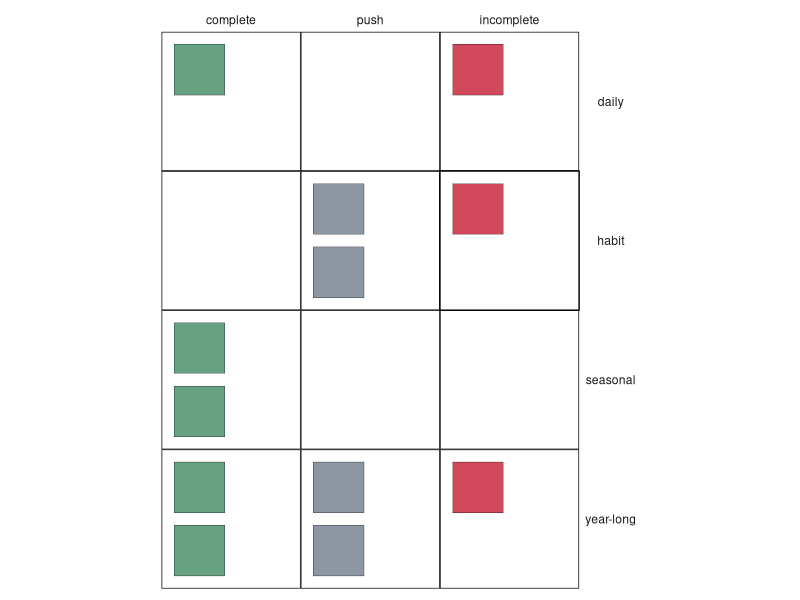

This figure's R source:
## ---- chunk 1
library(tidyverse)
library(ggplot2)
library(kableExtra)

type <- c('daily', 'daily', 'habit', 'habit', 'habit', 'seasonal', 'seasonal', 'year-long', 'year-long', 'year-long', 'year-long', 'year-long')
status <- factor(c('complete', 'incomplete', 'push', 'push', 'incomplete', 'complete', 'complete', 'complete', 'complete', 'push', 'push', 'incomplete'), levels = c('complete', 'push', 'incomplete'))

results <- data.frame(type, status)

# this works ------------------------------------
# ggplot(results, aes(x = status)) +
#   geom_dotplot(aes(fill = status), binwidth = .2) +
#   facet_grid(vars(type)) +
#   theme_minimal() +
#   theme(panel.background = element_rect(fill = NA, color = "black"),
#         panel.grid.major = element_blank(),
#         panel.grid.minor = element_blank(),
#         panel.spacing = unit(0, "lines"),
#         axis.title.y = element_blank(),
#         axis.ticks.y = element_blank(),
#         axis.text.y = element_blank(),
#         legend.position = "none",
#         strip.text.y = element_text(angle = 360)) +
#   scale_fill_manual(values=c("#66a182", "#8d96a3", "#d1495b"))
# ------------------------------------------------

rows <- 2
cols <- 2

results %>%
  arrange(status, type) %>%
  group_by(status, type) %>%
  mutate(num = row_number(),
         x_pos = (num - 1) %/% rows,
         y_pos = rows - (num - 1) %% rows - 1) %>%

  ggplot(aes(x = x_pos, y = y_pos, fill = status)) +
  geom_tile(color = "black", width = .8, height = .8) +
  coord_equal(xlim = c(0, cols) - 0.5,
              ylim = c(0, rows) - 0.5) +
  facet_grid(vars(type), vars(status)) +
  theme_minimal() +
  theme(panel.background = element_rect(fill = NA, color = "black"),
        panel.grid.major = element_blank(),
        panel.grid.minor = element_blank(),
        panel.spacing = unit(0, "lines"),
        axis.title.y = element_blank(),
        axis.ticks.y = element_blank(),
        axis.text.y = element_blank(),
        axis.title.x = element_blank(),
        axis.ticks.x = element_blank(),
        axis.text.x = element_blank(),
        legend.position = "none",
        strip.text.y = element_text(angle = 360)) +
  scale_fill_manual(values=c("#66a182", "#8d96a3", "#d1495b"))
## ---- chunk 2
results_table <- results %>%
  mutate(num = row_number())

emojis <- c(':thumbsup:', ':no_entry_sign:', ':white_circle:', ':white_circle:', ':no_entry_sign:', ':thumbsup:', ':thumbsup:', ':thumbsup:', ':thumbsup:', ':white_circle:', ':white_circle:', ':no_entry_sign:')

comments <- c(
  '**Better daily quiet time.** I wanted to have a more consistent and meaningful daily morning time reading Scripture. I set a plan to read the Old Testament once and New Testament twice over the course of the year. Although I missed about five days, I kept up and finished the plan on schedule.',
  '**Daily meditation.** My plan was to spend some time each day meditating in order to calm my mind from the fast past of business school. I ended up meditating for about five minutes immediately after my quiet time, but this habit ended by March.',
  '**Play guitar more.** In 2018, my time playing live music decreased after our move away from Virginia and the start of business school. I wanted to spend at least an hour a week practicing the guitar and learning songs. My goal was to learn one new song every month by heart. After three songs halfway memorized, this habit fell by the wayside in March as well.',
  "**Read more books.** I was hoping to be more intentional with how I spent my time as well as get to the mounting list of books I wanted to read - the goal was to read one book per month. Although I definitely read more, I didn't do a good job keeping track of my progress.",
  "**Get more fit.** I wanted to break my all time personal records (PRs) in bench press and deadlift (255 and 405 lbs, respectively). I went to the campus gym four days a week at 5:30am, but only managed to break my bench press PR (barely; I hit 260) due to several minor back injuries I sustained while deadlifting. I also performed poorly on the Navy's physical fitness test.",
  "**Go on spring break.** After being scared away from heading to Cancun due to the spectre of [dead seaweed](https://www.independent.co.uk/news/world/americas/rotting-seaweed-beaches-sargassum-mexico-carribbean-cancun-playa-del-carmen-tulum-a8978756.html) on the beach, we spent a week in Austin, Texas instead and loved it.",
  "**Go turkey and deer/bird hunting.** I spent an entire spring weekend hunting turkey with my brother-in-law on public land in southeastern Wisconsin, but we were unable to close the deal. In the fall, the two of us went pheasant hunting with our dogs and successfully bagged a few birds.",
  "**Save up for a house downpayment.** This was an exercise in futility. We don't plan to buy a house until after leaving the Navy a few years from now, and the fact that we're living on the edge of our budget with our current situation in Evanston meant we deprioritized this goal.",
  "**Create something.** I created an app called [BidVis](https://www.bradenlive.com/posts/bidvis/) using R. I also created this website. Finally, I came up with an idea to host a [military veterans panel](https://www.kellogg.northwestern.edu/executive-education/take-action/spark.aspx) for Kellogg Executive MBA students, which ended up being a great success.",
  "**Learn some business skills.** In combination with coursework at Kellogg and my work as a product manager intern at [Narrative Science](www.narrativescience.com), I learned to code in R and SQL, use Jira, and generally work in an Agile softward development environment.",
  "**Make friends at church.** My dual goals here were to join a small group and get involved in Sunday services (most likely playing the drums) at our church, [Renewal](http://www.renewalchicago.com/). We were able to do the first but not the second.",
  "**Get a tattoo.** I wanted to find an artist in Chicago to get a tattoo I've been considering for the last few years."
)








results_table <- cbind(results_table, emojis, comments) %>%
  select(num, everything(), -status)
kable(results_table)
